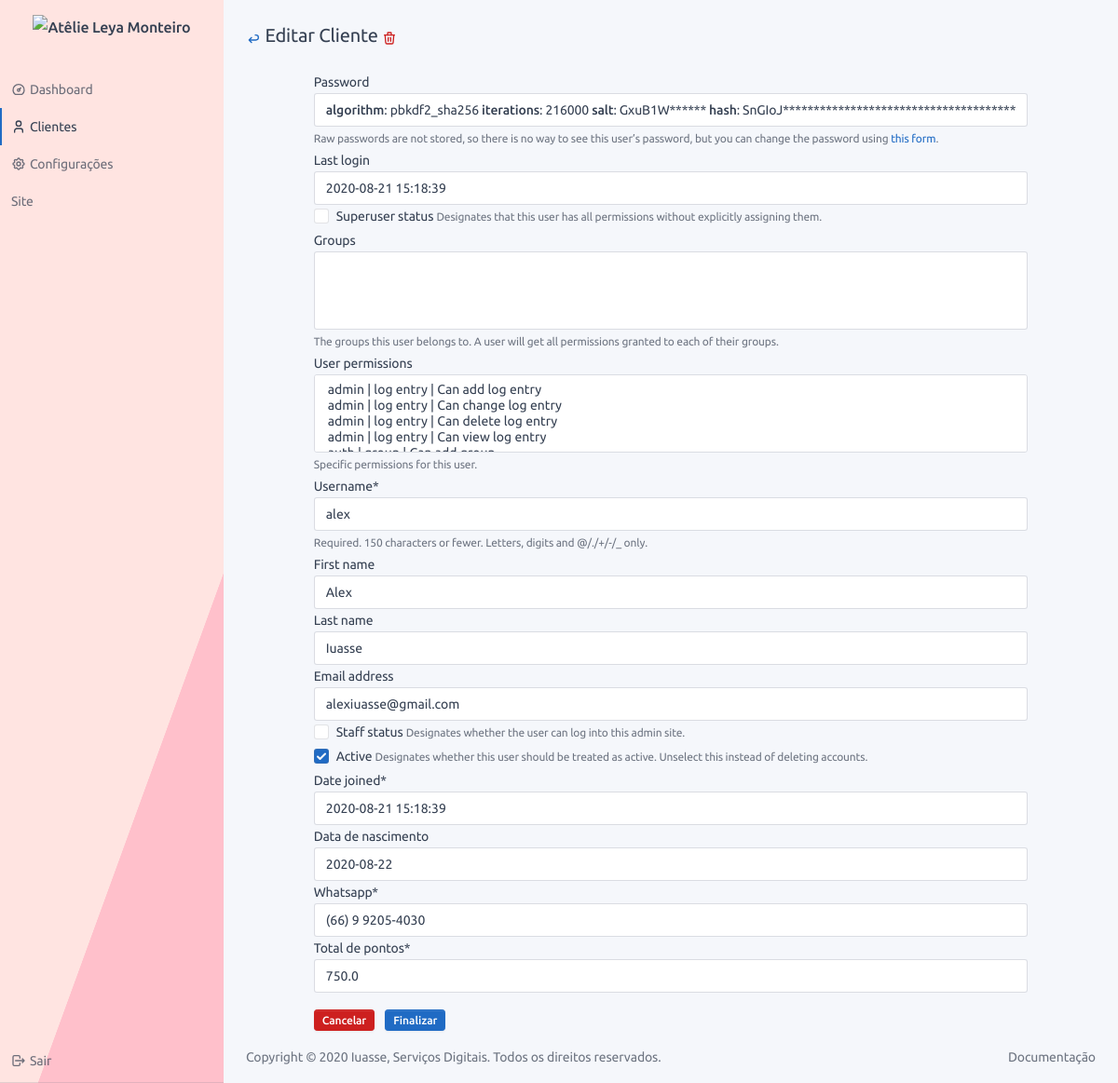
/user/2/edit/ (signed in), run on an earlier commit of the app's database.
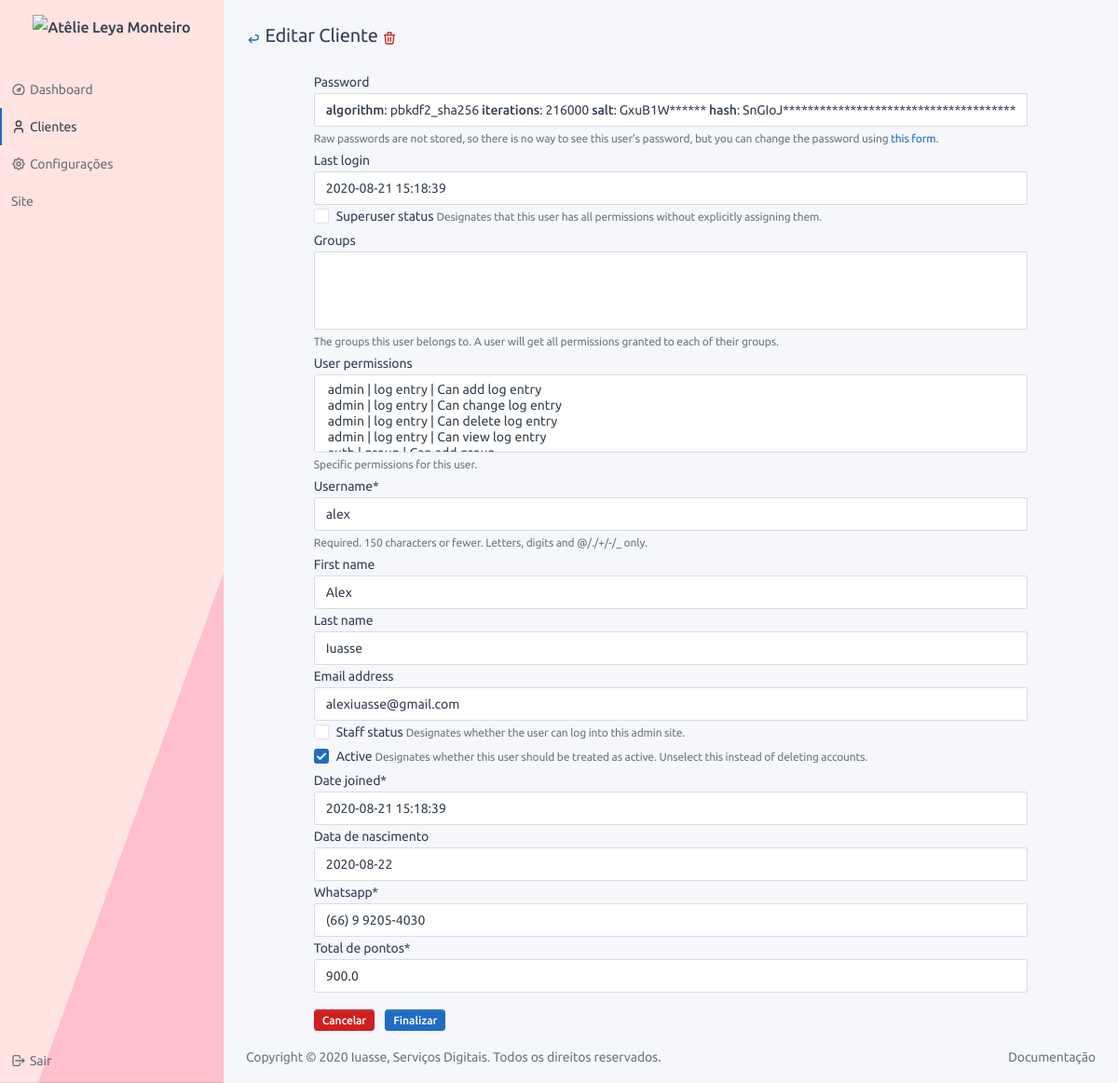
And on a later commit of the database.
### users/models.py (models this page shows, shortened)
class CustomUser(AbstractUser):
    birth_day = models.DateField('data de nascimento', blank=True, null=True)
    whatsapp = models.CharField('whatsapp', max_length=16)
    total_of_points = models.FloatField(default=0, verbose_name='Total de pontos')
    def get_absolute_url(self):
        return reverse('users:customuser:profile', kwargs={'pk': self.pk})

### users/views.py (the view)
# urls.py: path('<int:pk>/edit/', CustomUserEdit.as_view(), name='edit'),
class CustomUserEdit(LoginRequiredMixin, PermissionRequiredMixin, UpdateView):
    model = CustomUser
    form_class = CustomUserChangeForm
    template_name = 'user/form.html'
    permission_required = 'users.edit_customuser'
    title = TITLE_EDIT_USER
    subtitle = SUBTITLE_USER
    def get_delete_url(self):
        return reverse_lazy('users:customuser:delete', kwargs={'pk': self.object.pk})

### users/forms.py
class CustomUserChangeForm(UserChangeForm):
    class Meta:
        model = CustomUser
        fields = UserChangeForm.Meta.fields

### frontend/templates/user/form.html (shortened to what this page needs)
{% extends 'base.html' %}
{% load static %}
{% load crispy_forms_tags %}
{% block content %}
<div class="container-fluid">
    <div class="page-header">
        <div class="row align-items-center">
            <div class="col-auto">
                <h2 class="page-title">
                    <a href="{% if object %} {{object.get_absolute_url}} {% else %} {{view.get_back_url}} {% endif %}"
                       data-toggle="tooltip" title="{{TOOLTIP_BACK}}">
                        <span class="text-primary">{{ICON_ARROW_BACK|safe}}</span>
                    </a>
                    {{view.title}}
                    {% if object %}
                    <a data-toggle="tooltip" href="{{ view.get_delete_url }}" title="{{TOOLTIP_DEL}}">
                        <span class="text-danger">{{ICON_DELETE|safe}}</span>
                    </a>
                    {% endif %}
                </h2>
            </div>
        </div>
    </div>
    <form method="post">
        <div class="row align-items-center">
            <div class="col-auto ml-auto mr-auto">
                {% for field in form %}
                {{ field|as_crispy_field }}
                {% endfor %}
                <div class="form-row">
                    <div class="pull-right mt-3">
                        <a class="btn btn-danger btn-sm mr-2"
                           href="{% if object %} {{object.get_absolute_url}} {% else %} {{view.get_back_url}} {% endif %}"
                           type="button">
                            Cancelar
                        </a>
                        <button class="btn btn-primary btn-sm" type="submit">Finalizar</button>
                    </div>
                </div>
            </div>
        </div>
    </form>
</div>
{% endblock %}

What changed in the data, as far as the page shows it:
changed CustomUser "alex": total_of_points "750.0" → "900.0"
